Frame 1 (no input): blank canvas, image omitted
Frame 60 (no input): blank canvas, image omitted
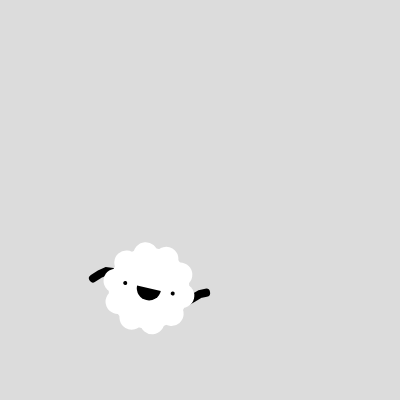
Frame 120 (the mouse pressed at the canvas centre since frame 60)

The p5.js sketch whose frames 1 and 60 were blank and that drew this single picture after the mouse press (run headless with seeded random() and noise() and a simulated clock; from frame 60 on, the mouse is pressed at the canvas centre):

// p5.js sketch
// ── sketch.js
let x=[]
let y=[]
let s=[]
let speedX=[]
function setup() {
  createCanvas(400, 400);
}

function mousePressed(){
  x.push(0);
  y.push(random(height));
  s.push(random(0.5, 2));
  let index = s.length - 1;
  speedX.push(map(s[index], 0.5, 2, 3, 0.5));
}

function draw() {
  background(220);
  for (let i = 0; i < x.length; i++) {
    x[i] = (x[i] + speedX[i]) ;
    y[i] = y[i] + map(sin(frameCount * 0.1), -1, 1, -3 * s[i], 3 * s[i]);
    drawCloud(x[i], y[i], s[i]);
  if (x[i]>width*1.2){
    x.splice(i,1);
    y.splice(i,1);
    s.splice(i,1);
    speedX.splice(i,1);
  }
}
}

function drawCloud(x, y, s) {
  push();
  translate(x, y);
//swing
  let angle = map(sin(frameCount * 0.05), -1, 1, PI / 4, -PI / 4)
  rotate(angle);
//size
  scale(s);
  drawArms();
  noStroke();
//body
  fill(255);
  circle(0, 0, 100);
//around body
  for (let angle = 0; angle < 2 * PI; angle += PI / 5) {
    push();
    rotate(angle);
    fill(255);
    circle(100 / 2 - 8, 0, 30);
    pop();
  }
  drawFace();
  pop();

}
function drawArms() {
  //arms
  beginShape();
  let lineLength2 = 70;
  noFill();
  for (let i = -lineLength2; i <= lineLength2; i += lineLength2 / 10) {
    strokeWeight(10);
    let v = 10 * sin(frameCount * 0.1 - i);
    vertex(i, v);
  }
  endShape();
}

function drawFace() {
  //face
  fill(0);
  circle(0 - 30, 0, 5);
  circle(0 + 30, 0, 5);
  arc(0, 0, 30, 30, 0, PI);
}
